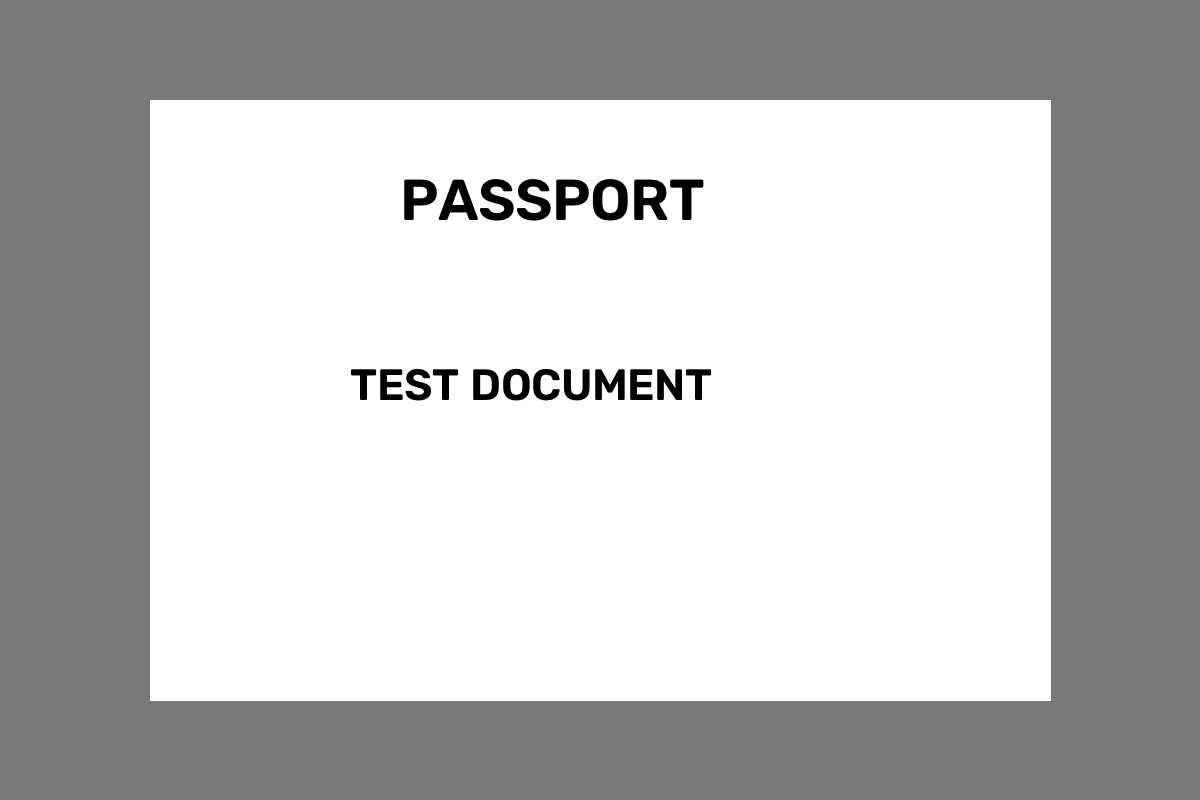
#> input picture backend/test_document.jpg, 1200 x 800 px
$ python -i document_presence.py   (imports and definitions only)
#> lines starting #> are read from the running program, lines starting #| are printed output that depends on the picture; after the words box and inside, x2 and y2 are one past the last pixel; in counts of white or black regions, pixels touching at a corner belong together
#> further down, picture is the input picture: shape (800, 1200, 3); min 0, max 255, mean 193.1
import cv2
import numpy as np


def detect_document(image: np.ndarray) -> bool:
    if image is None or image.size == 0:
        return False

    height, width = image.shape[:2]
#> height = 800; width = 1200
    image_area = height * width
#> image_area = 960000

    gray = cv2.cvtColor(image, cv2.COLOR_BGR2GRAY)
    blurred = cv2.GaussianBlur(gray, (5, 5), 0)

    # ---------------------------------------------------------
    # Method 1: Look for a large rectangular document contour
    # ---------------------------------------------------------
    for low, high in [(30, 100), (50, 150), (75, 200)]:
        edges = cv2.Canny(blurred, low, high)

        kernel = cv2.getStructuringElement(
            cv2.MORPH_RECT,
            (7, 7),
        )

        closed = cv2.morphologyEx(
            edges,
            cv2.MORPH_CLOSE,
            kernel,
        )

        contours, _ = cv2.findContours(
            closed,
            cv2.RETR_EXTERNAL,
            cv2.CHAIN_APPROX_SIMPLE,
        )

        for contour in contours:
            area = cv2.contourArea(contour)

            if area < image_area * 0.15:
                continue

            perimeter = cv2.arcLength(contour, True)

            if perimeter == 0:
                continue

            approximation = cv2.approxPolyDP(
                contour,
                0.04 * perimeter,
                True,
            )

            if len(approximation) == 4:
                return True
#> this loop made 1 pass
#> pass 1, in detect_document, `edges = cv2.Canny(blurred, low, high)`:
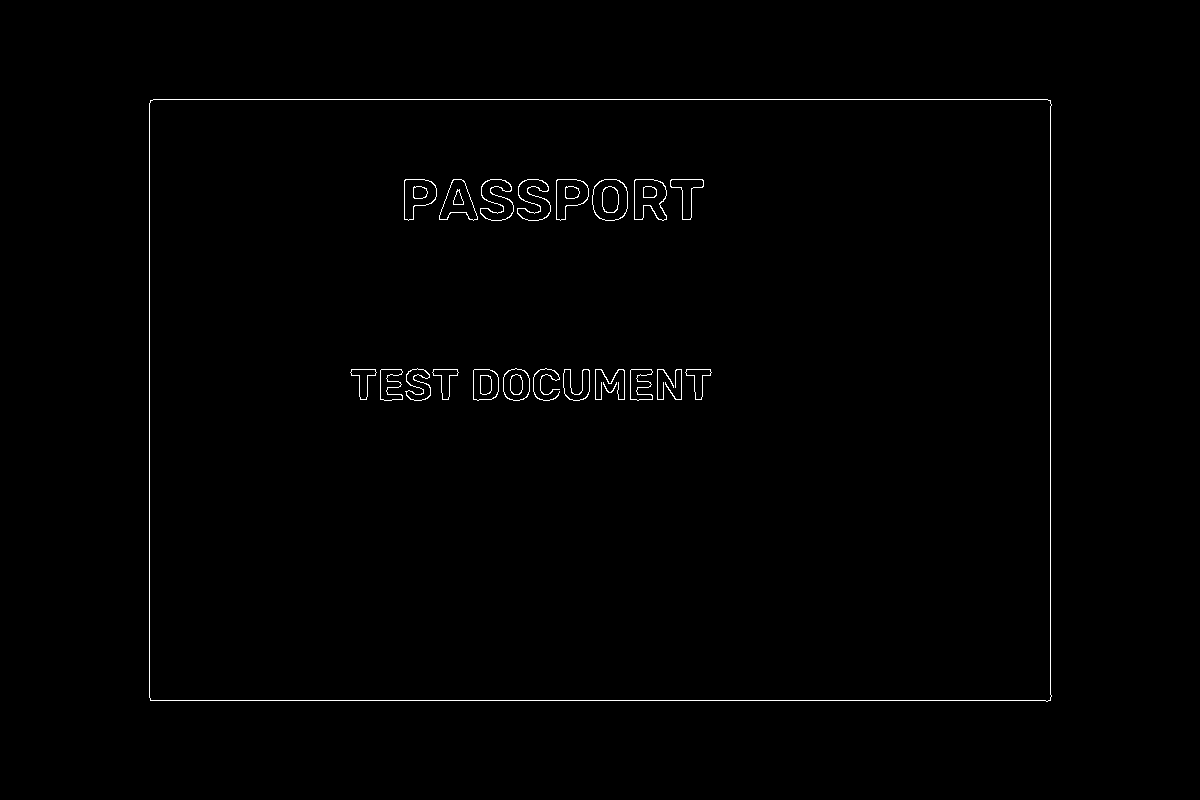
#> edges: shape (800, 1200); 0.67% white in thin lines or dots, all inside (x1, y1, x2, y2) = (149, 99, 1052, 702)
#> pass 1, in detect_document, `closed = cv2.morphologyEx( edges, cv2.MORPH_CLOSE, kernel, )`:
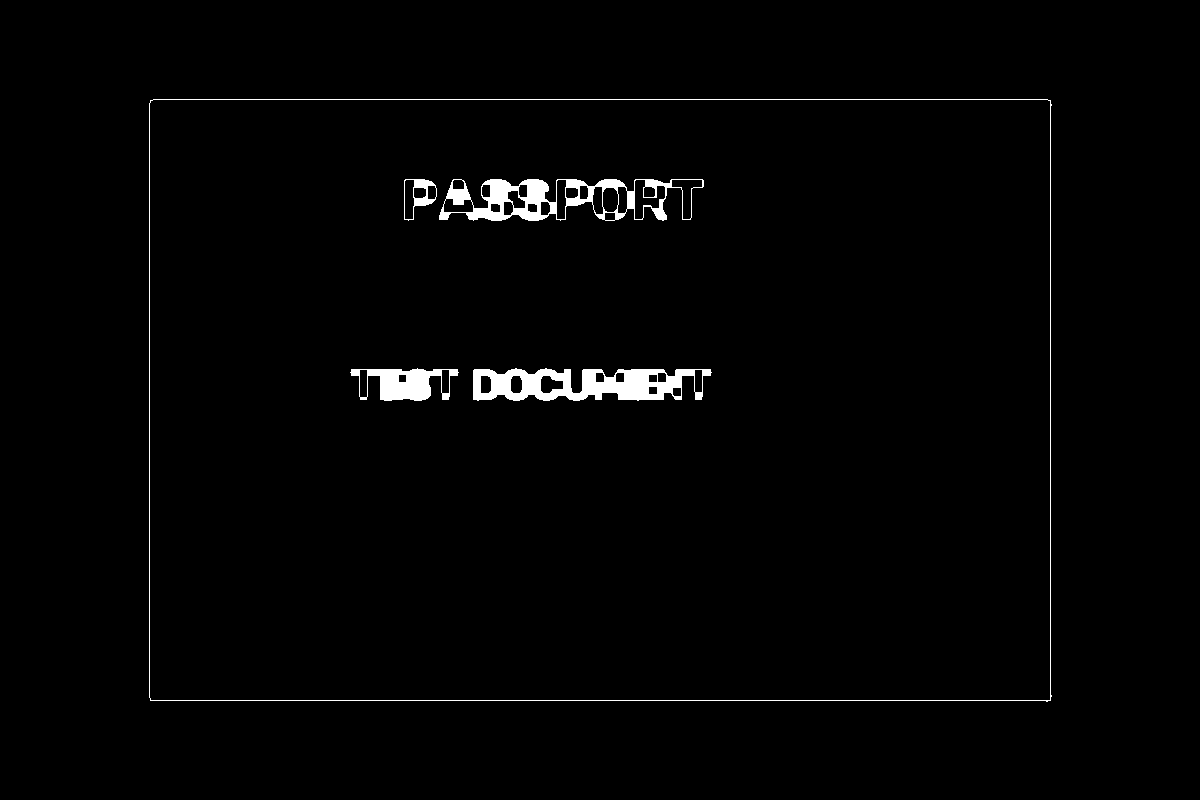
#> closed: shape (800, 1200); 1.5% white; 5 white regions, box (x1, y1, x2, y2) and area: (473, 368, 712, 401) 4831, (439, 179, 704, 221) 4162, (149, 99, 1052, 702) 3006, (350, 368, 459, 401) 1939, (404, 179, 437, 221) 420

    # ---------------------------------------------------------
    # Method 2: Check for meaningful structure in the image
    #
    # Useful when the document border isn't detected as one
    # clean contour.
    # ---------------------------------------------------------
    edges = cv2.Canny(blurred, 50, 150)

    # Ignore a small margin around the image.
    margin_y = int(height * 0.05)
    margin_x = int(width * 0.05)

    central_edges = edges[
        margin_y:height - margin_y,
        margin_x:width - margin_x,
    ]

    edge_density = np.count_nonzero(central_edges) / central_edges.size

    # A document image normally contains substantial text,
    # MRZ lines, portrait boundaries, printed fields, etc.
    if edge_density >= 0.02:
        return True

    return False

>>> import cv2
>>> picture = cv2.imread('../../../test_document.jpg')
>>> result = detect_document(picture)
#> result = True
